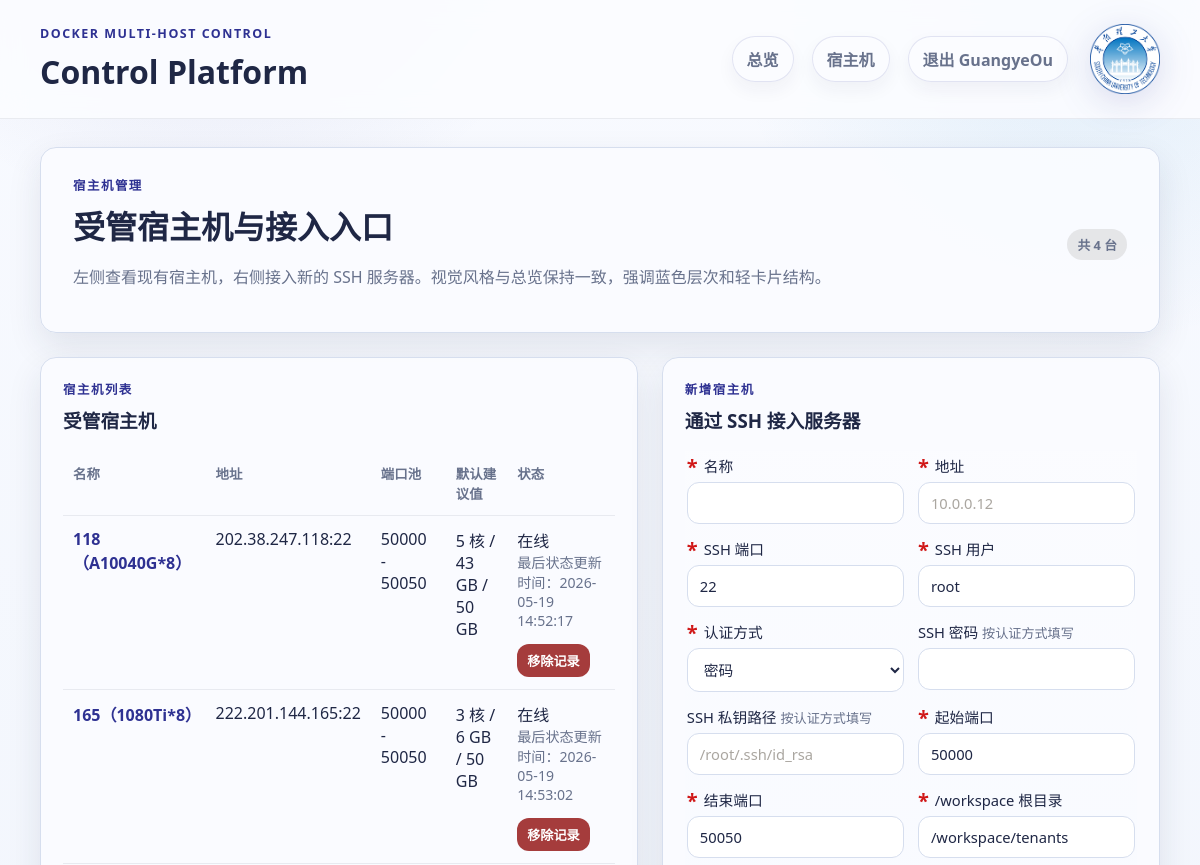
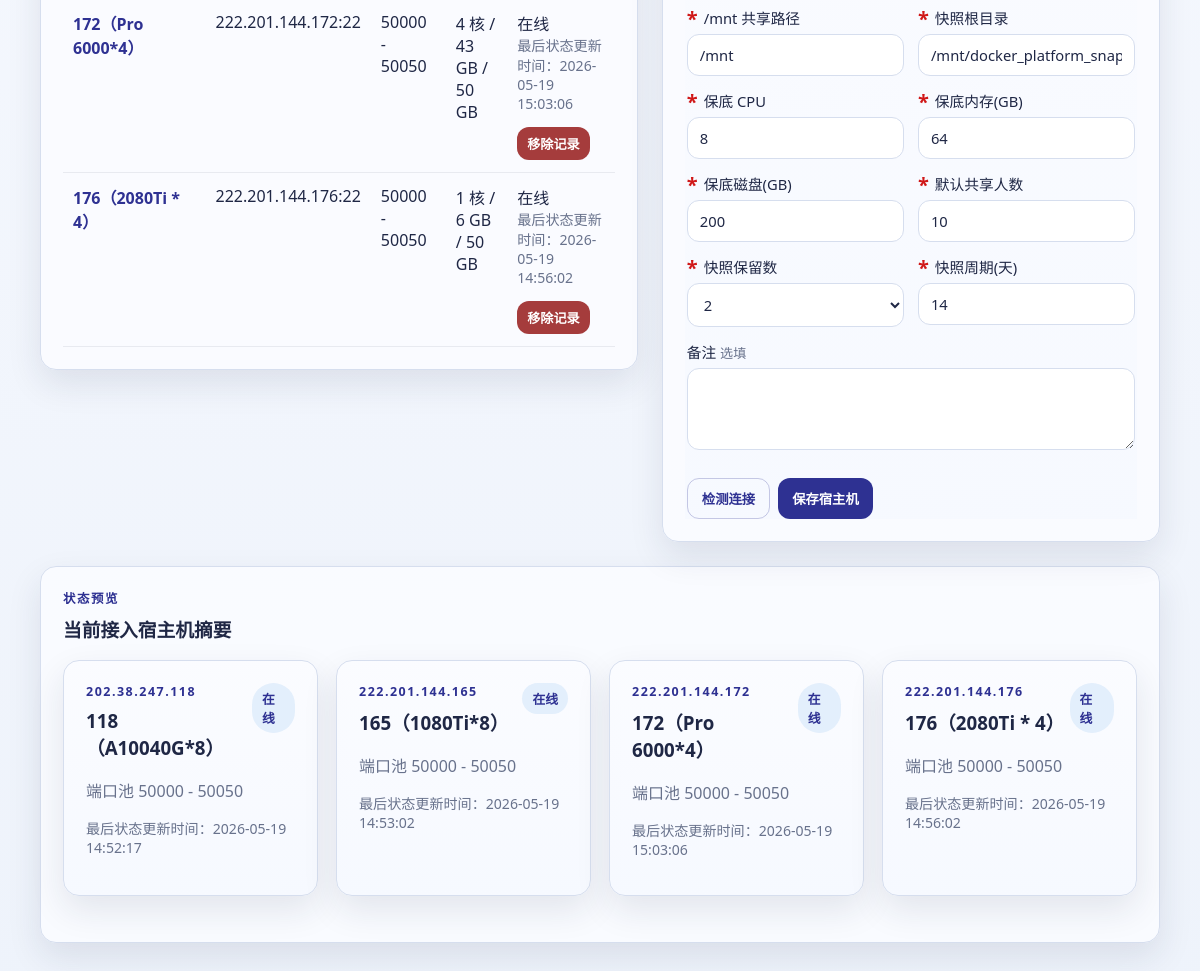
The app's page /hosts (signed in) with its own data (2 pictures, top to bottom).
### app/models.py (models this page shows)
class TimestampMixin:
    created_at: Mapped[datetime] = mapped_column(DateTime, default=datetime.utcnow)
    updated_at: Mapped[datetime] = mapped_column(
        DateTime,
        default=datetime.utcnow,
        onupdate=datetime.utcnow,
    )

class AdminUser(TimestampMixin, Base):
    __tablename__ = "admin_users"
    id: Mapped[int] = mapped_column(Integer, primary_key=True, index=True)
    account: Mapped[str] = mapped_column(String(100), unique=True, nullable=False, index=True)
    password_hash: Mapped[str] = mapped_column(String(255), nullable=False)
    email: Mapped[str] = mapped_column(String(255), nullable=False)
    student_id: Mapped[str] = mapped_column(String(100), nullable=False)
    status: Mapped[str] = mapped_column(String(20), default=AdminStatus.PENDING.value, index=True)
    approved_by: Mapped[str | None] = mapped_column(String(100), nullable=True)
    approved_at: Mapped[datetime | None] = mapped_column(DateTime, nullable=True)
    revoked_at: Mapped[datetime | None] = mapped_column(DateTime, nullable=True)

class ManagedHost(TimestampMixin, Base):
    __tablename__ = "managed_hosts"
    id: Mapped[int] = mapped_column(Integer, primary_key=True, index=True)
    name: Mapped[str] = mapped_column(String(100), unique=True, nullable=False)
    address: Mapped[str] = mapped_column(String(255), nullable=False, default="127.0.0.1")
    ssh_port: Mapped[int] = mapped_column(Integer, default=22)
    ssh_user: Mapped[str] = mapped_column(String(100), default="root")
    auth_type: Mapped[str] = mapped_column(String(20), default=AuthType.LOCAL.value)
    ssh_password: Mapped[str | None] = mapped_column(String(255), nullable=True)
    ssh_key_path: Mapped[str | None] = mapped_column(String(255), nullable=True)
    is_local: Mapped[bool] = mapped_column(Boolean, default=False)
    enabled: Mapped[bool] = mapped_column(Boolean, default=True)
    port_start: Mapped[int] = mapped_column(Integer, default=50000)
    port_end: Mapped[int] = mapped_column(Integer, default=50050)
    workspace_root: Mapped[str] = mapped_column(String(255), default="/workspace/tenants")
    shared_mnt_path: Mapped[str] = mapped_column(String(255), default="/mnt")
    snapshot_root: Mapped[str] = mapped_column(
        String(255),
        default="/mnt/docker_platform_snapshots",
    )
    reserve_cpu_cores: Mapped[float] = mapped_column(Float, default=8.0)
    reserve_memory_gb: Mapped[float] = mapped_column(Float, default=64.0)
    reserve_disk_gb: Mapped[float] = mapped_column(Float, default=200.0)
    default_user_share: Mapped[int] = mapped_column(Integer, default=10)
    snapshot_keep_count: Mapped[int] = mapped_column(Integer, default=2)
    snapshot_interval_days: Mapped[int] = mapped_column(Integer, default=14)
    workspace_limit_mode: Mapped[str] = mapped_column(String(40), default="metadata_only")
    cached_images: Mapped[str | None] = mapped_column(Text, nullable=True)
    notes: Mapped[str | None] = mapped_column(Text, nullable=True)
    allocations: Mapped[list["Allocation"]] = relationship(
        back_populates="host",
        cascade="all, delete-orphan",
    )
    status_cache: Mapped["HostStatusCache | None"] = relationship(
        back_populates="host",
        cascade="all, delete-orphan",
        uselist=False,
    )

### app/routes/web.py (the view)
@router.get("/hosts")
def hosts_page(request: Request):
    admin_response = require_admin_response(request)
    if admin_response:
        return admin_response
    db: Session = SessionLocal()
    try:
        if ssh_host_count(db) == 0:
            return render_initial_setup(request)
        hosts = db.query(ManagedHost).order_by(ManagedHost.name.asc()).all()
        host_rows = []
        for host in hosts:
            cached = host_cache_payload(host)
            rows_data = build_host_rows_from_cached_data(host, list(host.allocations), cached)
            summary = {
                "reachable": cached["reachable"],
                "docker_info": cached["docker_info"],
                "stats": cached["stats"],
                "gpus": cached["gpus"],
                "allocated_cpu": sum(float(row["allocation"].cpu_limit_cores or 0.0) for row in rows_data["allocation_rows"]),
                "allocated_memory_gb": sum(float(row["allocation"].memory_limit_gb or 0.0) for row in rows_data["allocation_rows"]),
                "active_allocations": sum(1 for row in rows_data["allocation_rows"] if row["status"] == AllocationStatus.RUNNING.value),
                "container_count": len(cached["container_rows"]),
            }
            defaults = recommended_defaults(host, summary["docker_info"])
            host_rows.append({"host": host, "summary": summary, "defaults": defaults, "last_status_at": format_cache_time(cached["refreshed_at"])})
        return render(
            request,
            "hosts.html",
            {
                "settings": settings,
                "hosts": host_rows,
                "auth_types": [AuthType.PASSWORD.value, AuthType.KEY.value],
            },
        )
    finally:
        db.close()

### templates/hosts.html (shortened to what this page needs)
{% extends "base.html" %}
{% block content %}
<section class="hero compact">
    <div>
        <p class="eyebrow">宿主机管理</p>
        <h2>受管宿主机与接入入口</h2>
        <p class="muted">左侧查看现有宿主机，右侧接入新的 SSH 服务器。视觉风格与总览保持一致，强调蓝色层次和轻卡片结构。</p>
    </div>
    <div class="hero-actions">
        <span class="tag muted-tag">共 {{ hosts|length }} 台</span>
    </div>
</section>
<section class="split hosts-surface">
    <article class="panel hosts-list-panel">
        <div class="panel-head">
            <div>
                <p class="eyebrow">宿主机列表</p>
                <h3>受管宿主机</h3>
            </div>
        </div>
        <div class="host-list">
            <table class="table">
                <thead>
                    <tr>
                        <th>名称</th>
                        <th>地址</th>
                        <th>端口池</th>
                        <th>默认建议值</th>
                        <th>状态</th>
                    </tr>
                </thead>
                <tbody>
                    {% for row in hosts %}
                    <tr>
                        <td><a class="host-link" href="/hosts/{{ row.host.id }}">{{ row.host.name }}</a></td>
                        <td>{{ row.host.address }}:{{ row.host.ssh_port }}</td>
                        <td>{{ row.host.port_start }} - {{ row.host.port_end }}</td>
                        <td>{{ row.defaults.cpu_limit_cores }} 核 / {{ row.defaults.memory_limit_gb }} GB / {{ row.defaults.workspace_limit_gb }} GB</td>
                        <td>
                            <div>{{ '在线' if row.summary.reachable else '离线' }}</div>
                            <div class="status-timestamp">最后状态更新时间：{{ row.last_status_at }}</div>
                            <form class="confirm-ajax-form" method="post" action="/hosts/{{ row.host.id }}/delete" data-confirm-message="确认从平台移除该宿主机记录？这不会删除远端服务器本身，只会删除平台记录。">
                                <button class="button tiny danger" type="submit">移除记录</button>
                            </form>
                        </td>
                    </tr>
                    {% endfor %}
                </tbody>
            </table>
        </div>
    </article>
    <article class="panel hosts-form-panel">
        <div class="panel-head">
            <div>
                <p class="eyebrow">新增宿主机</p>
                <h3>通过 SSH 接入服务器</h3>
            </div>
        </div>
        <form class="form-grid confirm-ajax-form host-form" method="post" action="/hosts" data-confirm-message="确认保存该宿主机并接入平台？">
            <label><span class="required-mark">*</span>名称<input name="name" required></label>
            <label><span class="required-mark">*</span>地址<input name="address" required placeholder="10.0.0.12"></label>
            <label><span class="required-mark">*</span>SSH 端口<input name="ssh_port" type="number" value="22"></label>
            <label><span class="required-mark">*</span>SSH 用户<input name="ssh_user" value="root"></label>
            <label><span class="required-mark">*</span>认证方式
                <select name="auth_type">
                    {% for item in auth_types %}
                    <option value="{{ item }}" {% if item == 'password' %}selected{% endif %}>{{ '密码' if item == 'password' else '私钥' }}</option>
                    {% endfor %}
                </select>
            </label>
            <label>SSH 密码 <span class="optional-mark">按认证方式填写</span><input name="ssh_password" type="password"></label>
            <label>SSH 私钥路径 <span class="optional-mark">按认证方式填写</span><input name="ssh_key_path" placeholder="/root/.ssh/id_rsa"></label>
            <label><span class="required-mark">*</span>起始端口<input name="port_start" type="number" value="50000"></label>
            <label><span class="required-mark">*</span>结束端口<input name="port_end" type="number" value="50050"></label>
            <label><span class="required-mark">*</span>/workspace 根目录<input name="workspace_root" value="/workspace/tenants"></label>
            <label><span class="required-mark">*</span>/mnt 共享路径<input name="shared_mnt_path" value="/mnt"></label>
            <label><span class="required-mark">*</span>快照根目录<input name="snapshot_root" value="/mnt/docker_platform_snapshots"></label>
            <label><span class="required-mark">*</span>保底 CPU<input name="reserve_cpu_cores" type="number" step="1" value="8"></label>
            <label><span class="required-mark">*</span>保底内存(GB)<input name="reserve_memory_gb" type="number" step="1" value="64"></label>
            <label><span class="required-mark">*</span>保底磁盘(GB)<input name="reserve_disk_gb" type="number" step="1" value="200"></label>
            <label><span class="required-mark">*</span>默认共享人数<input name="default_user_share" type="number" value="10"></label>
            <label><span class="required-mark">*</span>快照保留数
                <select name="snapshot_keep_count">
                    <option value="2" selected>2</option>
                </select>
            </label>
            <label><span class="required-mark">*</span>快照周期(天)<input name="snapshot_interval_days" type="number" value="14"></label>
            <label class="wide">备注 <span class="optional-mark">选填</span><textarea name="notes" rows="3"></textarea></label>
            <div class="wide action-row">
                <button class="button secondary" type="button" id="test-ssh">检测连接</button>
                <button class="button" type="submit" id="submit-setup" disabled>保存宿主机</button>
            </div>
        </form>
    </article>
</section>
<section class="panel hosts-preview-panel">
    <div class="panel-head">
        <div>
            <p class="eyebrow">状态预览</p>
            <h3>当前接入宿主机摘要</h3>
        </div>
    </div>
    <div class="grid cards three">
        {% for row in hosts %}
        <article class="card host-preview-card">
            <div class="card-head">
                <div>
                    <p class="eyebrow">{{ row.host.address }}</p>
                    <h3>{{ row.host.name }}</h3>
                </div>
                <span class="status {{ 'ok' if row.summary.reachable else 'bad' }}">
                    {{ '在线' if row.summary.reachable else '离线' }}
                </span>
            </div>
            <p class="muted">端口池 {{ row.host.port_start }} - {{ row.host.port_end }}</p>
            <p class="status-timestamp">最后状态更新时间：{{ row.last_status_at }}</p>
        </article>
        {% endfor %}
    </div>
</section>
{% endblock %}

### templates/base.html (shortened to what this page needs)
<!DOCTYPE html>
<html lang="zh-CN">
<head>
    <link rel="stylesheet" href="/static/css/app.css">
</head>
<body>
    <header class="topbar">
        <div>
            <p class="eyebrow">Docker Multi-Host Control</p>
            <h1>{{ settings.app_name }}</h1>
        </div>
        <div class="topbar-right">
            <nav class="topnav">
                <a class="nav-chip" href="/">总览</a>
                {% if admin %}
                <a class="nav-chip" href="/hosts">宿主机</a>
                {% endif %}
                {% if admin %}
                <form method="post" action="/logout">
                    <button class="nav-chip nav-button" type="submit">退出 {{ admin.get('account') }}</button>
                </form>
                {% elif platform_user %}
                <form method="post" action="/logout">
                    <button class="nav-chip nav-button" type="submit">退出 {{ platform_user.get('account') }}</button>
                </form>
                {% else %}
                <a class="nav-chip" href="/login">管理员登录</a>
                <a class="nav-chip" href="/user-login">使用者登录</a>
                {% endif %}
            </nav>
            <img class="topbar-logo" src="/static/img/scut-emblem.png" alt="华南理工大学校徽">
        </div>
    </header>
    <main class="layout">
        {% block content %}{% endblock %}
    </main>
</body>
</html>

### records on screen
AdminUser: get "GuangyeOu"
ManagedHost: host.name "118（A10040G*8）", host.address "202.38.247.118", host.ssh_port "22", host.port_start "50000", host.port_end "50050", host.address "202.38.247.118", host.name "118（A10040G*8）", host.port_start "50000", host.port_end "50050"
ManagedHost: host.name "165（1080Ti*8）", host.address "222.201.144.165", host.ssh_port "22", host.port_start "50000", host.port_end "50050", host.address "222.201.144.165", host.name "165（1080Ti*8）", host.port_start "50000", host.port_end "50050"
ManagedHost: host.name "172（Pro 6000*4）", host.address "222.201.144.172", host.ssh_port "22", host.port_start "50000", host.port_end "50050", host.address "222.201.144.172", host.name "172（Pro 6000*4）", host.port_start "50000", host.port_end "50050"
ManagedHost: host.name "176（2080Ti * 4）", host.address "222.201.144.176", host.ssh_port "22", host.port_start "50000", host.port_end "50050", host.address "222.201.144.176", host.name "176（2080Ti * 4）", host.port_start "50000", host.port_end "50050"

### other values on screen
{{ settings.app_name }} "Control Platform"
{{ hosts|length }} "4"
{{ row.defaults.cpu_limit_cores }} "5" "3" "4" "1"
{{ row.defaults.memory_limit_gb }} "43" "6" "43" "6"
{{ row.defaults.workspace_limit_gb }} "50" "50" "50" "50"
{{ '在线' if row.summary.reachable else '离线' }} "在线" "在线" "在线" "在线"
{{ row.last_status_at }} "2026-05-19 14:52:17" "2026-05-19 14:53:02" "2026-05-19 15:03:06" "2026-05-19 14:56:02"
form field auth_type "密码"
